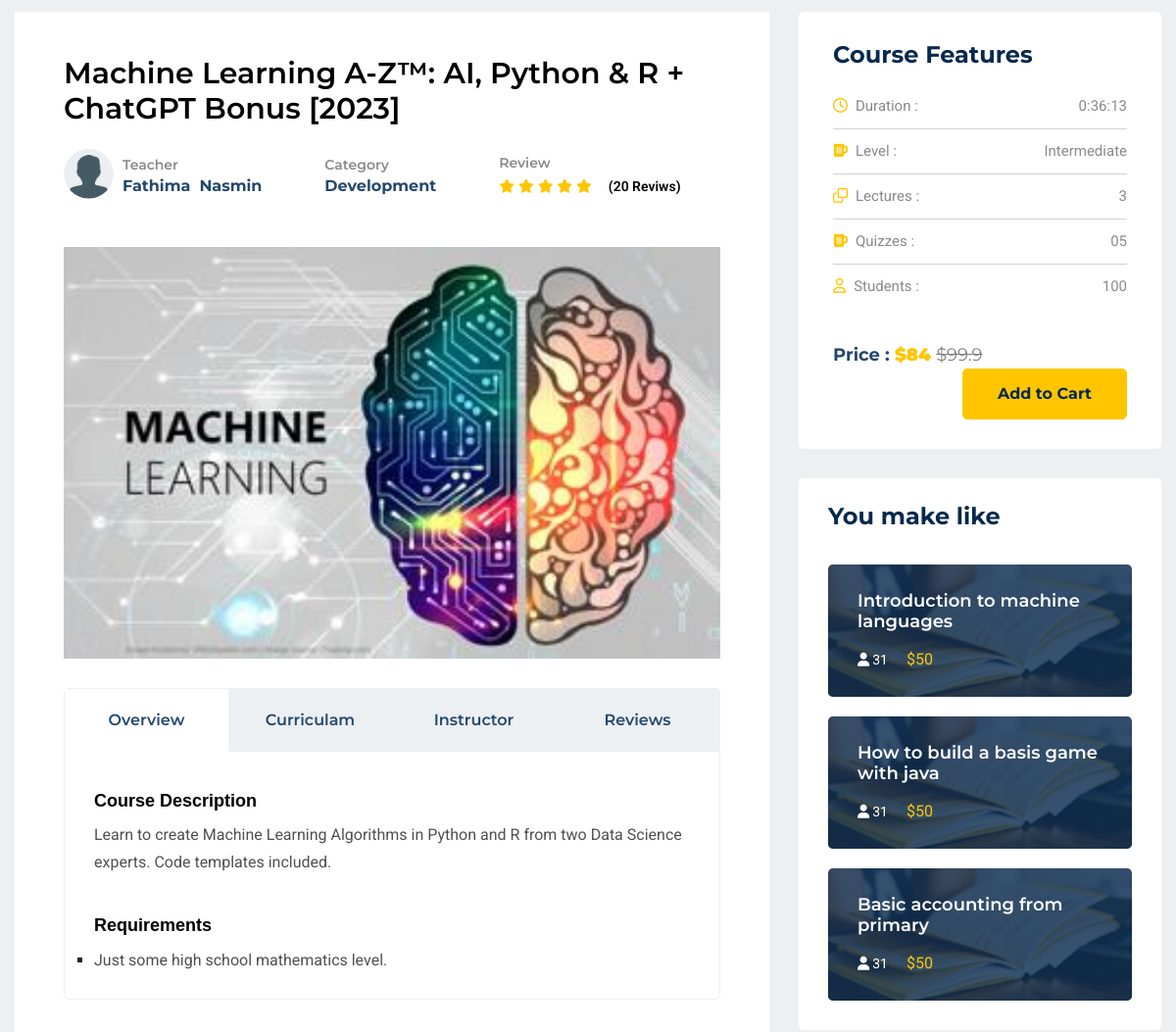
Before: /single-course/machine-learning-a-ztm-ai-python-r-chatgpt-bonus-2023/ (middle part) with the older database file.
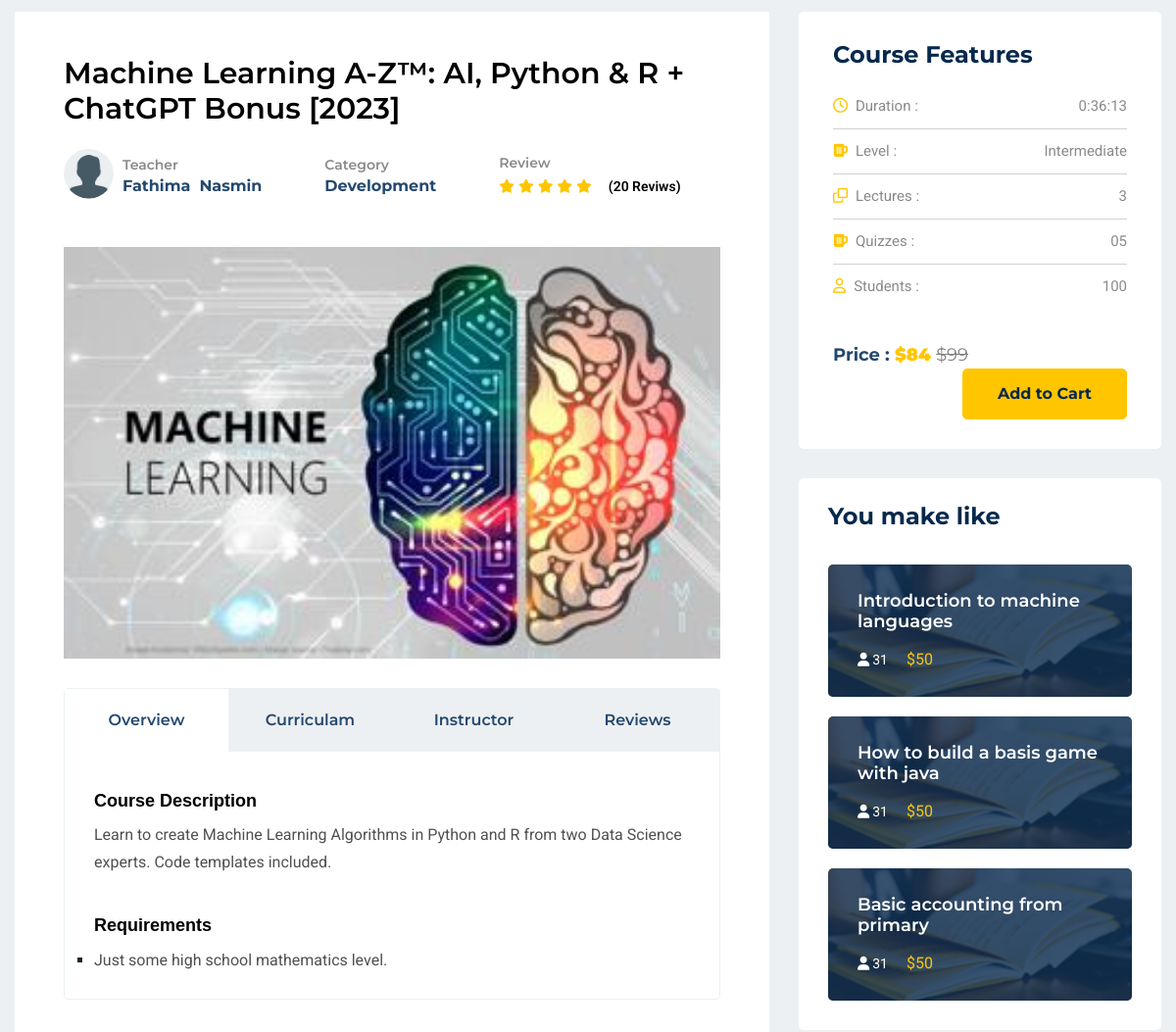
After: the same page with the newer database file.
### lms_main/models.py (models this page shows, shortened)
class Course(models.Model):
    STATUS = (
        ('PUBLISH', 'PUBLISH'),
        ('DRAFT', 'DRAFT'),
    )
    title = models.CharField(max_length=300)
    description = models.TextField()
    created_at = models.DateField(auto_now_add=True)
    featured_image = models.ImageField(
        upload_to='course/featured_images/', null=True)
    price = models.IntegerField(
        null=True, default=0)
    discount = models.IntegerField(null=True, blank=True)
    slug = models.SlugField(unique=True, null=True,
                            blank=True, max_length=300)
    status = models.CharField(choices=STATUS, max_length=100, null=True)
    author = models.ForeignKey(user_model.Instructor, on_delete=models.CASCADE)
    category = models.ForeignKey(
        lms_main_model.Category, on_delete=models.CASCADE)
    level = models.ForeignKey(lms_main_model.Level, on_delete=models.CASCADE)

class Category(models.Model):
    name = models.CharField(max_length=80)
    icon = models.ImageField(null=True, blank=True,
                             upload_to='icons/category/')
    slug = models.SlugField(unique=True, null=True,
                            blank=True, max_length=300)

class Level(models.Model):
    name_of_level = models.CharField(
        max_length=30, null=True, blank=True, default=None)

### user/models.py (models this page shows, shortened)
class Instructor(models.Model):
    instructor = models.OneToOneField(
        User, on_delete=models.CASCADE, primary_key=True)
    profile_image = models.ImageField(
        null=True, blank=True, upload_to="profile_pictures/instructor/")
    about_me = models.TextField(null=True, blank=True)
    designation = models.CharField(null=True, blank=True, max_length=100)
    @property
    def profile_image_url(self):
        if self.profile_image and hasattr(self.profile_image, 'url'):
            return self.profile_image.url
        else:
            return "/static/images/profile/user.png"

class User(AbstractUser):
    username = models.CharField(_("Username"), max_length=150)
    email = models.EmailField(_("email address"), unique=True)
    USERNAME_FIELD = "email"
    REQUIRED_FIELDS = []
    objects = CustomUserManager()

### lms_main/views.py (the view, shortened to what this page needs)
def single_course(request, slug):
    single_course = models.Course.objects.filter(slug=slug).first()
    videos = models.Video.objects.filter(course__slug=slug)
    total_time_duration_course = sum([video.time_duration for video in videos])
    context = {}
    user = request.user
    print(user.is_authenticated)
    context = {
        'course': single_course,
        'videos': videos,
        'total_time_duration_course': total_time_duration_course,
        'no_of_videos': videos.count(),
    }
    return render(request, 'lms_main/single_course.html', context)

### lms_main/templatetags/course_tags.py (called while the page is built)
@register.simple_tag
def discount_calculation(price, discount):
    if discount is None or discount == 0:
        return price
    sell_price = price
    sell_price = price - (price * discount / 100)
    return math.floor(sell_price)

### lms_main/templatetags/time_tags.py (called while the page is built)
@register.simple_tag
def time_in_hrs_min_sec(time_in_sec):
    return str(timedelta(seconds=time_in_sec))

### lms_main/templates/lms_main/single_course.html (shortened to what the changed rows need)
{% extends 'lms_main/base.html' %}
{% load static %}
{% load course_tags %}
{% load time_tags %}
{% block main %}
<section id="corses-singel" class="pt-90 pb-120 gray-bg">
    <div class="container">
        <div class="row">
            <div class="col-lg-8">
                <div class="corses-singel-left mt-30">
                    <div class="title">
                        <h3>{{ course.title }}</h3>
                    </div>
                    <div class="course-terms">
                        <ul>
                            <li>
                                <div class="teacher-name">
                                    <div class="name">
                                        <span>Teacher</span>
                                        <h6>{{ course.author.instructor.first_name }}&nbsp; {{ course.author.instructor.last_name }}</h6>
                                    </div>
                                </div>
                            </li>
                            <li>
                                <div class="course-category">
                                    <span>Category</span>
                                    <h6>{{ course.category.name|title }}</h6>
                                </div>
                            </li>
                        </ul>
                    </div>
                    <div class="corses-singel-image pt-50">
                        <img src="{{ course.featured_image.url }}" alt="Courses">
                    </div>
                    <div class="corses-tab mt-30">
                        <div class="tab-content" id="myTabContent">
                            <div class="tab-pane fade show active" id="overview" role="tabpanel"
                                aria-labelledby="overview-tab">
                                <div class="overview-description">
                                    {% if course.description %}
                                    <div class="singel-description pt-40">
                                        <h6>Course Description</h6>
                                        <p>{{ course.description }}</p>
                                    </div>
                                    {% endif %}
                                </div>
                            </div>
                        </div>
                    </div>
                </div>
            </div>
            <div class="col-lg-4">
                <div class="row">
                    <div class="col-lg-12 col-md-6">
                        <div class="course-features mt-30">
                            <ul>
                                <li><i class="fa fa-beer"></i>Level : <span>{{course.level.name_of_level}}</span></li>
                            </ul>
                            {% if course.price == 0 %}
                                <div class="price-button pt-10">
                                    {% if user.is_authenticated  and user_enrolled_course %}
                                        <button type="button" class="btn btn-secondary" disabled>Already Enrolled</button>
                                    {% else %}
                                    <span>Free</span><br>
                                    <form action="{% url 'lms_main:enroll-course' course.slug %}" method="POST" id="enroll-form">
                                        {% csrf_token %}
                                        <button class="main-btn mx-auto" type="submit">Enroll Now</button>
                                    </form>
                                    {% endif %}
                                </div>
                            {% else %}
                                <div class="price-button pt-10">
                                    <span>Price :
                                        <b>&#36;{% discount_calculation course.price course.discount %} </b>
                                        <span class="old-price" style="color: grey;font-weight: normal;">&#36;{{ course.price }}</span>
                                    </span>
                                    <br>
                                        {% if course_exists_in_cart %}
                                            <a href="{% url 'lms_main:shopping-cart' %}">
                                                <button class="main-btn mx-auto">Go to Cart</button>
                                            </a>
                                        {% else %}
                                            <form action="{% url 'lms_main:add-to-cart' course.slug %}" method="POST" id="add-to-cart-form">
                                                <button class="main-btn mx-auto" id="cart-action-btn" data-course-id="{{ course.slug }}">Add to Cart</button>
                                            </form>
                                        {% endif %}
                                </div>
                            {% endif %}
                        </div>
                    </div>
                </div>
            </div>
        </div>
    </div>
</section>
{% endblock %}

Changed rows visible on the page:
changed Course "Fathima": price "99.9" → "99"
